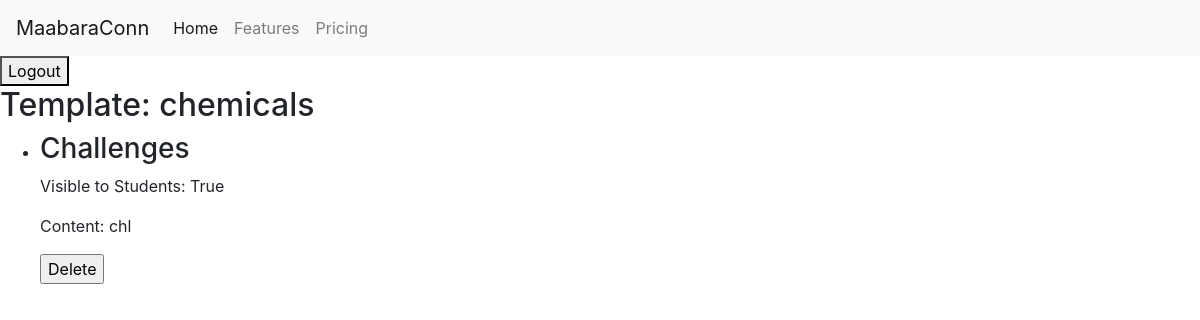
Before: /users/lab_template/18/ with the older database file.
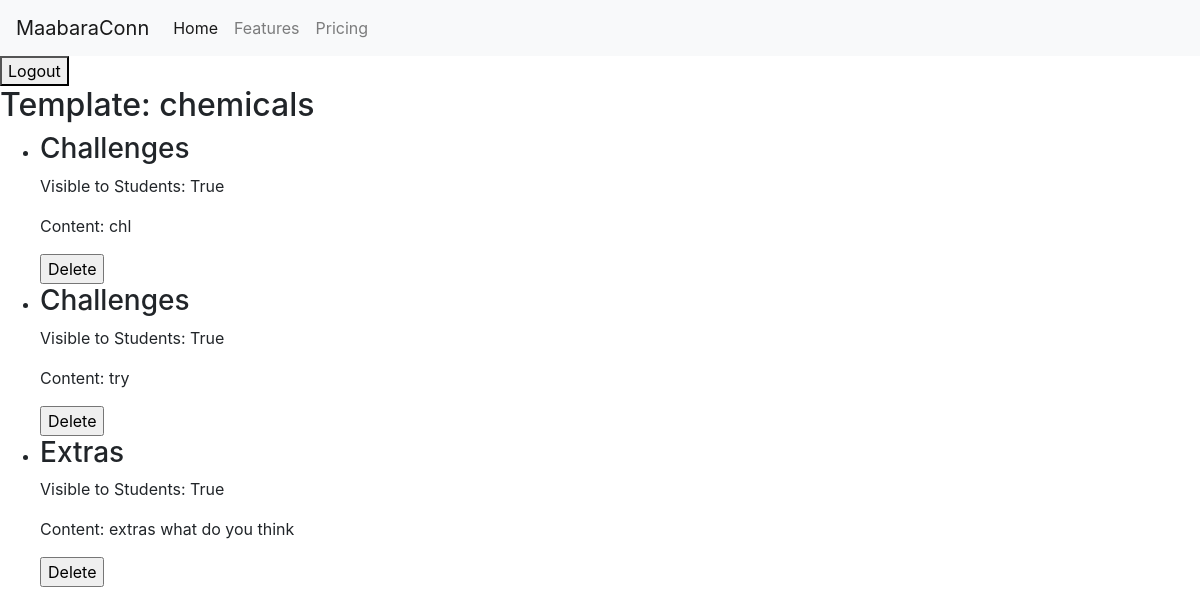
After: the same page with the newer database file.
### users/models.py (models this page shows, shortened)
class TemplateSection(models.Model):
    lab_template = models.ForeignKey(
        LabTemplate, on_delete=models.CASCADE, related_name='sections')
    title = models.CharField(max_length=255)
    content = models.TextField()
    visible_to_students = models.BooleanField(default=True)
    section_type = models.ForeignKey(SectionType, on_delete=models.CASCADE)

class SectionType(models.Model):
    name = models.CharField(max_length=100)
    default_content = models.TextField(blank=True)
    def __str__(self):
        return self.name

### users/views.py (the view)
def view_template_details(request, lab_template_id):
    template = get_object_or_404(LabTemplate, id=lab_template_id)
    sections = template.sections.all()  # Fetch all related sections
    context = {
        'template': template,
        'sections': sections,
    }
    return render(request, 'users/template_details.html', context)

### users/templates/users/template_details.html (shortened to what this page needs)
{% extends 'base.html' %}
{% block content %}
<h2>Template: {{ template.name }}</h2>
{% if sections %}
<ul>
  {% for section in sections %}
  <li>
    <h3>{{ section.section_type }}</h3>
    <p>Visible to Students: {{ section.visible_to_students }}</p>
    <p>Content: {{ section.content }}</p>
    <form
      action="{% url 'delete_section' lab_template_id=template.id section_id=section.id %}"
      method="post"
    >
      <input type="submit" value="Delete" />
    </form>
  </li>
  {% endfor %}
</ul>
{% else %}
<p>No sections have been added to this template yet.</p>
{% endif %} {% endblock %}

Changed rows visible on the page:
added TemplateSection: section_type "Challenges", visible_to_students "True", content "try"
added TemplateSection: section_type "Extras", visible_to_students "True", content "extras what do you think"
